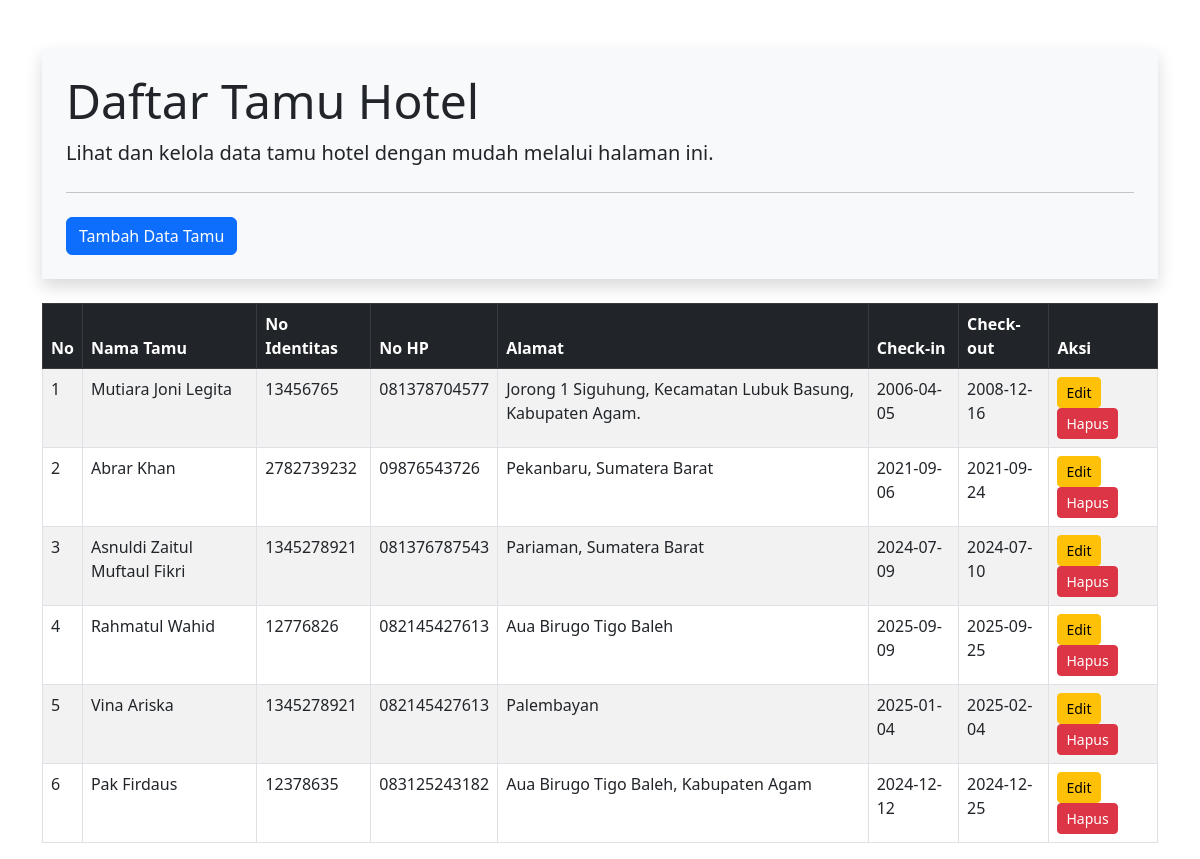
The page / on the database its author committed.
### tables this page shows
CREATE TABLE `tb_tamu` (
  `id_tamu` int(11) NOT NULL,
  `nama_tamu` varchar(100) NOT NULL,
  `no_identitas` varchar(50) NOT NULL,
  `no_hp` varchar(15) NOT NULL,
  `alamat_tamu` text NOT NULL,
  `email_tamu` varchar(100) DEFAULT NULL,
  `tanggal_checkin` date NOT NULL,
  `tanggal_checkout` date DEFAULT NULL
);

### index.php (the view, shortened to what this page needs)
<?php
include 'koneksi.php';
$query = "SELECT * FROM tb_tamu";
$result = mysqli_query($conn, $query);
?>
<!DOCTYPE html>
<html lang="en">
<head>
    <link href="https://cdn.jsdelivr.net/npm/bootstrap@5.3.0-alpha1/dist/css/bootstrap.min.css" rel="stylesheet">
</head>
<body>
    <div class="container mt-5">
        <div class="jumbotron bg-light p-4 shadow">
            <h1 class="display-5">Daftar Tamu Hotel</h1>
            <p class="lead">Lihat dan kelola data tamu hotel dengan mudah melalui halaman ini.</p>
            <hr class="my-4">
            <a href="tambah.php" class="btn btn-primary">Tambah Data Tamu</a>
        </div>
        <div class="mt-4">
            <table class="table table-bordered table-striped">
                <thead class="table-dark">
                    <tr>
                        <th>No</th>
                        <th>Nama Tamu</th>
                        <th>No Identitas</th>
                        <th>No HP</th>
                        <th>Alamat</th>
                        <th>Check-in</th>
                        <th>Check-out</th>
                        <th>Aksi</th>
                    </tr>
                </thead>
                <tbody>
                    <?php
                    $no = 1;
                    while ($row = mysqli_fetch_assoc($result)) :
                    ?>
                        <tr>
                            <td><?= $no++; ?></td>
                            <td><?= $row['nama_tamu']; ?></td>
                            <td><?= $row['no_identitas']; ?></td>
                            <td><?= $row['no_hp']; ?></td>
                            <td><?= $row['alamat_tamu']; ?></td>
                            <td><?= $row['tanggal_checkin']; ?></td>
                            <td><?= $row['tanggal_checkout']; ?></td>
                            <td>
                                <a href="edit.php?id_tamu=<?= $row['id_tamu']; ?>" class="btn btn-warning btn-sm">Edit</a>
                                <a href="hapus.php?id_tamu=<?= $row['id_tamu']; ?>" onclick="return confirm('Yakin ingin menghapus data?')" class="btn btn-danger btn-sm">Hapus</a>
                            </td>
                        </tr>
                    <?php endwhile; ?>
                </tbody>
            </table>
        </div>
    </div>
</body>
</html>

### rows shown on the page
tb_tamu: nama_tamu "Mutiara Joni Legita", no_identitas "13456765", no_hp "081378704577", alamat_tamu "Jorong 1 Siguhung, Kecamatan Lubuk Basung, Kabupaten Agam.", tanggal_checkin "2006-04-05", tanggal_checkout "2008-12-16"
tb_tamu: nama_tamu "Abrar Khan", no_identitas "2782739232", no_hp "09876543726", alamat_tamu "Pekanbaru, Sumatera Barat", tanggal_checkin "2021-09-06", tanggal_checkout "2021-09-24"
tb_tamu: nama_tamu "Asnuldi Zaitul Muftaul Fikri", no_identitas "1345278921", no_hp "081376787543", alamat_tamu "Pariaman, Sumatera Barat", tanggal_checkin "2024-07-09", tanggal_checkout "2024-07-10"
tb_tamu: nama_tamu "Rahmatul Wahid", no_identitas "12776826", no_hp "082145427613", alamat_tamu "Aua Birugo Tigo Baleh", tanggal_checkin "2025-09-09", tanggal_checkout "2025-09-25"
tb_tamu: nama_tamu "Vina Ariska", no_identitas "1345278921", no_hp "082145427613", alamat_tamu "Palembayan", tanggal_checkin "2025-01-04", tanggal_checkout "2025-02-04"
tb_tamu: nama_tamu "Pak Firdaus", no_identitas "12378635", no_hp "083125243182", alamat_tamu "Aua Birugo Tigo Baleh, Kabupaten Agam", tanggal_checkin "2024-12-12", tanggal_checkout "2024-12-25"
